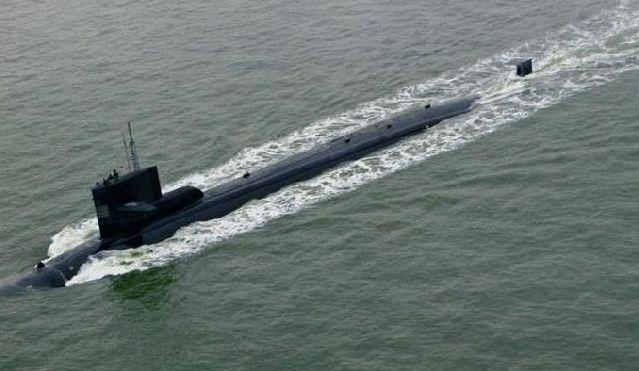
#> input picture jianchuanshibie_new/getFront/testSet/0001.jpg, 639 x 371 px
$ python getFrontByGrabcut.py
#> lines starting #> are read from the running program, lines starting #| are printed output that depends on the picture
import numpy as np
import cv2
from matplotlib import pyplot as plt
import vtk

plt.figure(figsize=(10,2))

bgdModel = np.zeros((1,65),np.float64)
fgdModel = np.zeros((1,65),np.float64)

rect = (50,50,450,290)

img1 = cv2.imread('testSet/0001.jpg')
#> img1 is the input picture: shape (371, 639, 3); mean B, G, R 115.9, 118.8, 107.9
img1 = cv2.cvtColor(img1, cv2.COLOR_BGR2RGB)
mask11 = np.zeros(img1.shape[:2],np.uint8)

img2 = cv2.imread('testSet/0013.jpg')
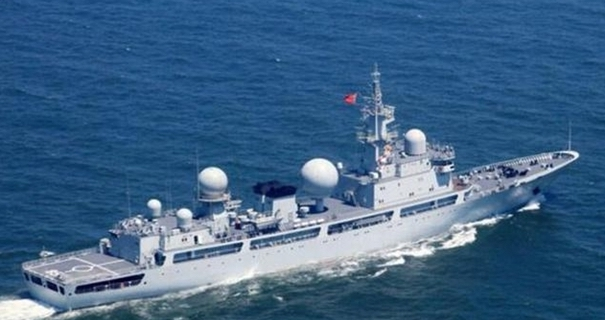
#> input picture jianchuanshibie_new/getFront/testSet/0013.jpg, 605 x 320 px
#> img2 is the input picture: shape (320, 605, 3); mean B, G, R 135.1, 99.7, 62.9
img2 = cv2.cvtColor(img2, cv2.COLOR_BGR2RGB)
mask21 = np.zeros(img2.shape[:2],np.uint8)

img3 = cv2.imread('testSet/1004.jpg')
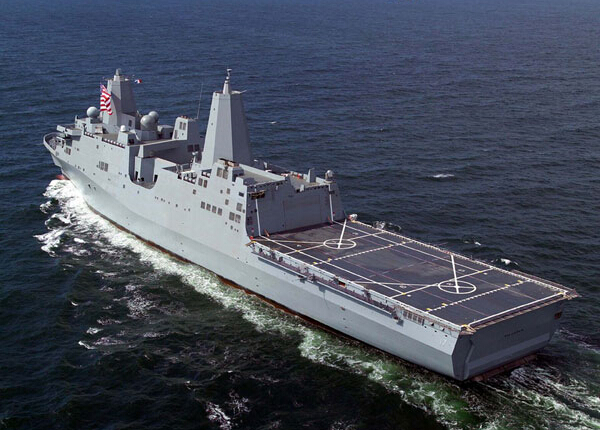
#> input picture jianchuanshibie_new/getFront/testSet/1004.jpg, 600 x 430 px
#> img3 is the input picture: shape (430, 600, 3); mean B, G, R 89.6, 76, 69.4
img3 = cv2.cvtColor(img3, cv2.COLOR_BGR2RGB)
mask31 = np.zeros(img3.shape[:2],np.uint8)

cv2.grabCut(img1,mask11,rect,bgdModel,fgdModel,5,cv2.GC_INIT_WITH_RECT)
cv2.grabCut(img2,mask21,rect,bgdModel,fgdModel,5,cv2.GC_INIT_WITH_RECT)
cv2.grabCut(img3,mask31,rect,bgdModel,fgdModel,5,cv2.GC_INIT_WITH_RECT)

mask12 = np.where((mask11==2)|(mask11==0),0,1).astype('uint8')
img1 = img1*mask12[:,:,np.newaxis]
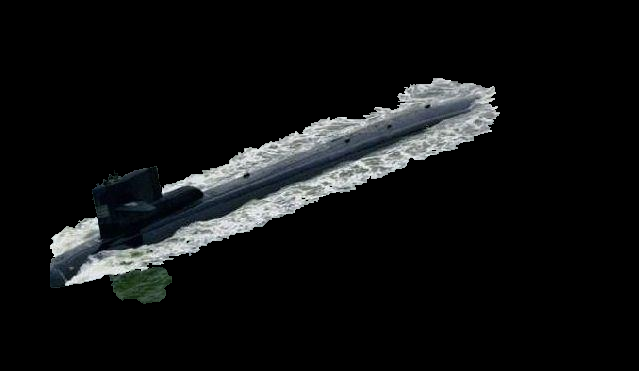
#> img1: shape (371, 639, 3); mean R, G, B 15.7, 16.9, 17.3

mask22 = np.where((mask21==2)|(mask21==0),0,1).astype('uint8')
img2 = img2*mask22[:,:,np.newaxis]
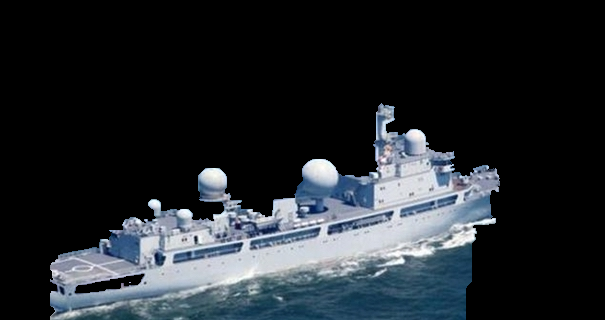
#> img2: shape (320, 605, 3); mean R, G, B 35.3, 40.2, 44.9

mask32 = np.where((mask31==2)|(mask31==0),0,1).astype('uint8')
img3 = img3*mask32[:,:,np.newaxis]
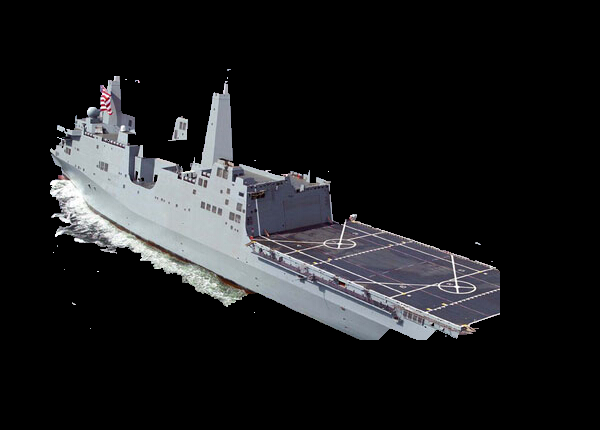
#> img3: shape (430, 600, 3); mean R, G, B 28.5, 29, 30.6

plt.subplot(131)
plt.imshow(img1)
plt.colorbar()

plt.subplot(132)
plt.imshow(img2)
plt.colorbar()

plt.subplot(133)
plt.imshow(img3)
plt.colorbar()

plt.subplots_adjust(hspace=0.4)
plt.show()
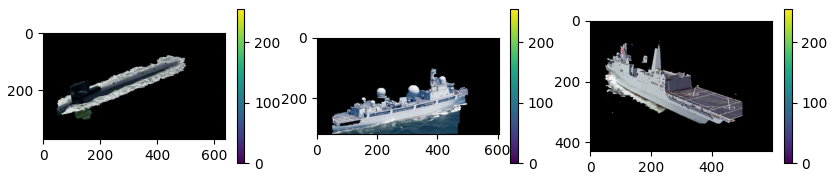
#> figure drawn by matplotlib, 6 panels
